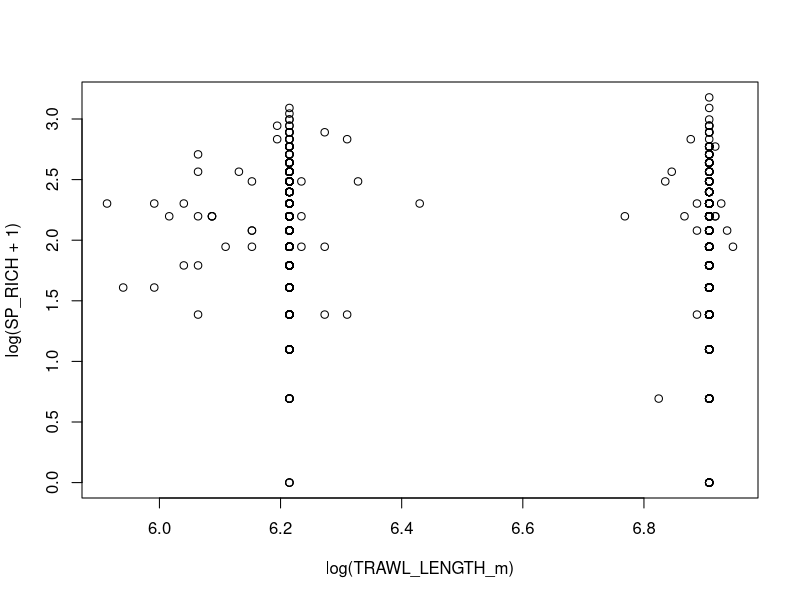
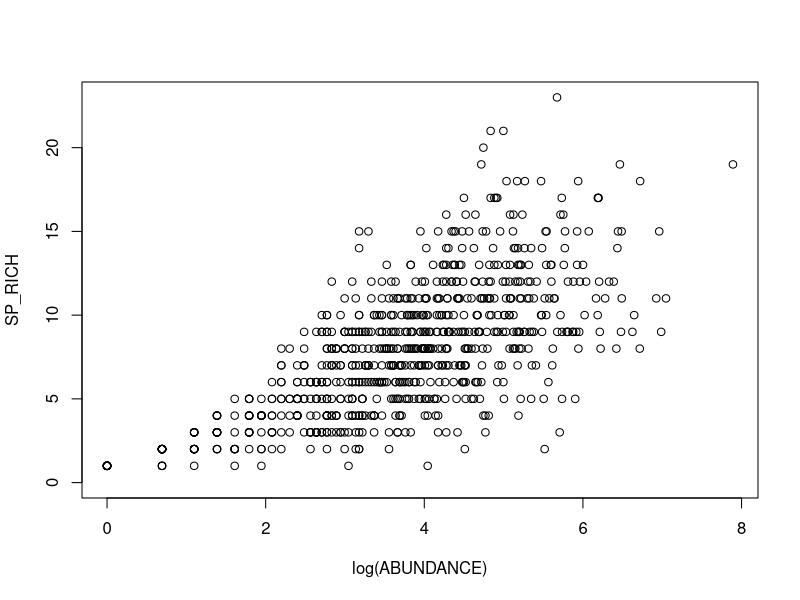

Write the R code that produced these figures, in order.
#load required packages
library(tidyverse)
library(vegan)

#import dataset
trawl_raw_data <- read.csv("./data/trawl_species_data_raw.csv")

#group raw data by station, summarize data to get richness and abundance
trawl_new <- trawl_raw_data %>% group_by(STATION_ID) %>% summarize(n_distinct(SP_CODE, na.rm = T), sum(ABUNDANCE))

#total trawl distances by removing duplicate records created by rows of species, group by station, and total trawl tow distance
trawl_tow_dist <- trawl_raw_data[,c(3,4,6)] %>% distinct(SAMPLE_ID, .keep_all = T) %>% group_by(STATION_ID) %>% summarize(sum(TOW_DIST_m))

#combine resulting dataframes back into one

trawl_dataset <- full_join(trawl_new, trawl_tow_dist, by = "STATION_ID")

#rename columns
names(trawl_dataset) <- c("STATION_ID", "SP_RICH", "ABUNDANCE", "TRAWL_LENGTH_m")
View(trawl_dataset)

plot(log(SP_RICH + 1) ~ log(TRAWL_LENGTH_m), data = trawl_dataset)
plot(SP_RICH ~ log(ABUNDANCE), data = trawl_dataset)
